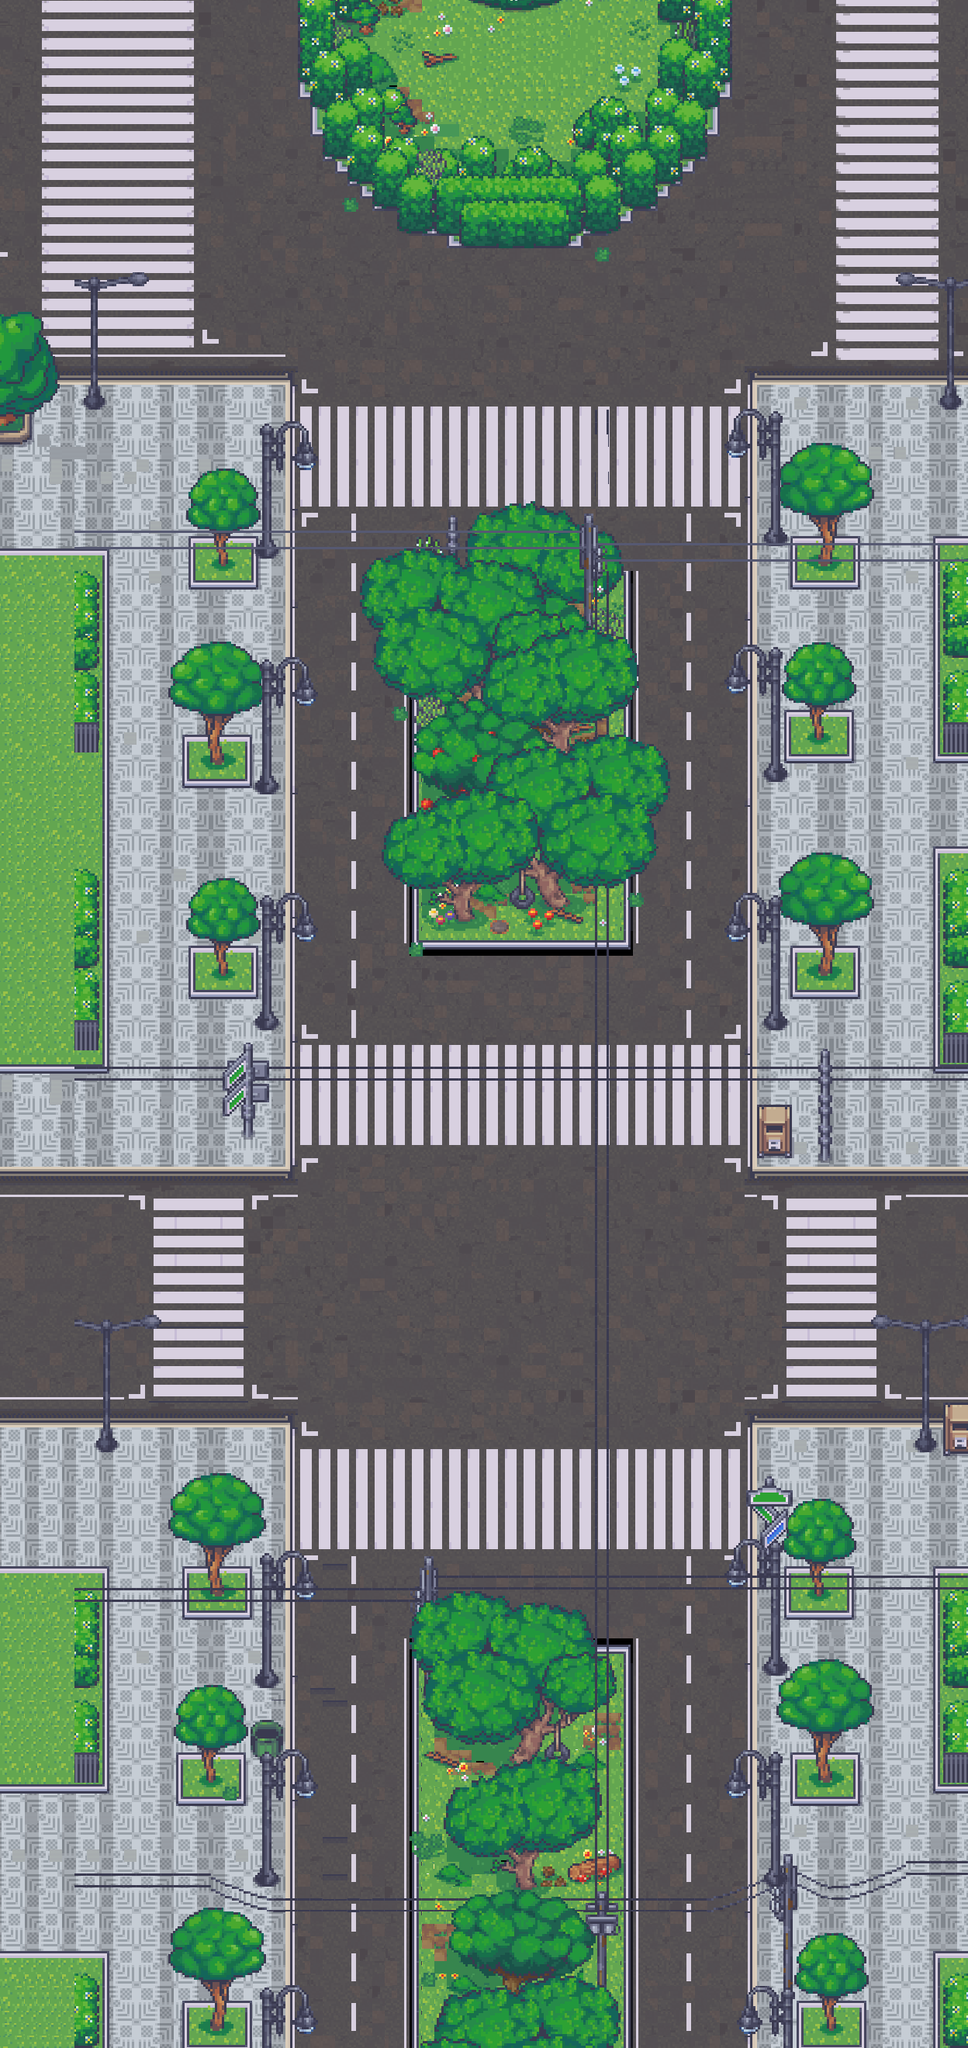

This is a level from a 2D game, rendered from its Tiled map with the project's own tilesets. A one-line summary and the map file follow, with tile-layer data summarised:
An orthogonal 78x165 tile map with 16x16 px tiles, 56 tile layers (road, tree1, tree, tree2, ...), 21 tilesets and 63 objects.

<map version="1.2" tiledversion="1.3.5" orientation="orthogonal" renderorder="right-down" width="78" height="165" tilewidth="16" tileheight="16" infinite="0" nextlayerid="62" nextobjectid="161">
 <tileset firstgid="1" name="Tileset_16_MV" tilewidth="16" tileheight="16" tilecount="2304" columns="48">
  <image source="damen/Tileset_16_MV.png" trans="000000" width="768" height="768" />
 </tileset>
 <tileset firstgid="2305" name="17_Visibile_Upstairs_System_48x48" tilewidth="16" tileheight="16" tilecount="3888" columns="48">
  <image source="damen/17_Visibile_Upstairs_System_48x48.png" trans="000000" width="768" height="1296" />
 </tileset>
 <tileset firstgid="6193" name="Tileset_1_MV" tilewidth="16" tileheight="16" tilecount="2304" columns="48">
  <image source="damen/Tileset_1_MV.png" trans="000000" width="768" height="768" />
 </tileset>
 <tileset firstgid="8497" name="Tileset_20_MV" tilewidth="16" tileheight="16" tilecount="2304" columns="48">
  <image source="damen/Tileset_20_MV.png" trans="000000" width="768" height="768" />
 </tileset>
 <tileset firstgid="10801" name="Tileset_25_MV" tilewidth="16" tileheight="16" tilecount="2304" columns="48">
  <image source="damen/Tileset_25_MV.png" trans="000000" width="768" height="768" />
 </tileset>
 <tileset firstgid="13105" name="Tileset_8_MV" tilewidth="16" tileheight="16" tilecount="2304" columns="48">
  <image source="damen/Tileset_8_MV.png" trans="000000" width="768" height="768" />
 </tileset>
 <tileset firstgid="15409" name="4_Bedroom_48x48" tilewidth="16" tileheight="16" tilecount="15408" columns="48">
  <image source="damen/4_Bedroom_48x48.png" trans="000000" width="768" height="5136" />
 </tileset>
 <tileset firstgid="30817" name="19_Hospital_48x48" tilewidth="16" tileheight="16" tilecount="15840" columns="48">
  <image source="damen/19_Hospital_48x48.png" trans="000000" width="768" height="5280" />
 </tileset>
 <tileset firstgid="46657" name="Grocery_Store_05" tilewidth="16" tileheight="16" tilecount="2304" columns="48">
  <image source="damen/Grocery_Store_05.png" trans="000000" width="768" height="768" />
 </tileset>
 <tileset firstgid="48961" name="Tileset_30_MV" tilewidth="16" tileheight="16" tilecount="2304" columns="48">
  <image source="damen/Tileset_30_MV.png" trans="000000" width="768" height="768" />
 </tileset>
 <tileset firstgid="51265" name="Tileset_30_MV" tilewidth="16" tileheight="16" tilecount="2304" columns="48">
  <image source="damen/Tileset_30_MV.png" trans="000000" width="768" height="768" />
 </tileset>
 <tileset firstgid="53569" name="Tileset_69_MV" tilewidth="16" tileheight="16" tilecount="2304" columns="48">
  <image source="damen/Tileset_69_MV.png" trans="000000" width="768" height="768" />
 </tileset>
 <tileset firstgid="55873" name="Tileset_17_MV" tilewidth="16" tileheight="16" tilecount="2304" columns="48">
  <image source="damen/Tileset_17_MV.png" trans="000000" width="768" height="768" />
 </tileset>
 <tileset firstgid="58177" name="Tileset_1_MV" tilewidth="16" tileheight="16" tilecount="2304" columns="48">
  <image source="damen/Tileset_1_MV.png" trans="000000" width="768" height="768" />
 </tileset>
 <tileset firstgid="60481" name="飞机" tilewidth="16" tileheight="16" tilecount="2132" columns="41">
  <image source="damen/飞机.png" trans="000000" width="670" height="845" />
 </tileset>
 <tileset firstgid="62613" name="Tileset_61_MV" tilewidth="16" tileheight="16" tilecount="2304" columns="48">
  <image source="damen/Tileset_61_MV.png" trans="000000" width="768" height="768" />
 </tileset>
 <tileset firstgid="64917" name="10_Vehicles_32x32" tilewidth="16" tileheight="16" tilecount="13824" columns="64">
  <image source="damen/10_Vehicles_32x32.png" trans="000000" width="1024" height="3456" />
 </tileset>
 <tileset firstgid="78741" name="16_Office_32x32" tilewidth="16" tileheight="16" tilecount="12160" columns="64">
  <image source="damen/16_Office_32x32.png" trans="000000" width="1024" height="3040" />
 </tileset>
 <tileset firstgid="90901" name="7f4f7b6935382627b62dd1ee1ef3b7e" tilewidth="16" tileheight="16" tilecount="30780" columns="228">
  <image source="damen/7f4f7b6935382627b62dd1ee1ef3b7e.png" trans="000000" width="3657" height="2162" />
 </tileset>
 <tileset firstgid="121681" name="Tileset_21_MV" tilewidth="16" tileheight="16" tilecount="2304" columns="48">
  <image source="damen/Tileset_21_MV.png" width="768" height="768" />
 </tileset>
 <tileset firstgid="123985" name="Office_Floors_TILESET_A2_" tilewidth="16" tileheight="16" tilecount="1728" columns="48">
  <image source="damen/Office_Floors_TILESET_A2_.png" width="768" height="576" />
 </tileset>
 <layer id="1" name="road" width="78" height="165">
  <data>[12870 cells, 12870 non-empty, 487 distinct tile ids]</data>
 </layer>
 <layer id="61" name="tree1" width="78" height="165">
  <data>[12870 cells, 0 non-empty, 0 distinct tile ids]</data>
 </layer>
 <layer id="57" name="tree" width="78" height="165">
  <data>[12870 cells, 0 non-empty, 0 distinct tile ids]</data>
 </layer>
 <layer id="58" name="tree2" width="78" height="165">
  <data>[12870 cells, 0 non-empty, 0 distinct tile ids]</data>
 </layer>
 <layer id="59" name="tree3" width="78" height="165">
  <data>[12870 cells, 0 non-empty, 0 distinct tile ids]</data>
 </layer>
 <layer id="60" name="tree4" width="78" height="165">
  <data>[12870 cells, 0 non-empty, 0 distinct tile ids]</data>
 </layer>
 <layer id="52" name="ff" width="78" height="165">
  <data>[12870 cells, 55 non-empty, 55 distinct tile ids]</data>
 </layer>
 <layer id="45" name="bg" width="78" height="165">
  <data>[12870 cells, 0 non-empty, 0 distinct tile ids]</data>
 </layer>
 <layer id="44" name="htf" width="78" height="165">
  <data>[12870 cells, 0 non-empty, 0 distinct tile ids]</data>
 </layer>
 <layer id="41" name="dv" width="78" height="165">
  <data>[12870 cells, 0 non-empty, 0 distinct tile ids]</data>
 </layer>
 <layer id="40" name="rdgrdg" width="78" height="165">
  <data>[12870 cells, 0 non-empty, 0 distinct tile ids]</data>
 </layer>
 <layer id="11" name="2" width="78" height="165">
  <data>[12870 cells, 1105 non-empty, 289 distinct tile ids]</data>
 </layer>
 <layer id="28" name="bfgfd" width="78" height="165">
  <data>[12870 cells, 0 non-empty, 0 distinct tile ids]</data>
 </layer>
 <layer id="53" name="grg" width="78" height="165">
  <data>[12870 cells, 0 non-empty, 0 distinct tile ids]</data>
 </layer>
 <layer id="56" name="fvedfe" width="78" height="165">
  <data>[12870 cells, 0 non-empty, 0 distinct tile ids]</data>
 </layer>
 <layer id="3" name="other" width="78" height="165">
  <data>[12870 cells, 1858 non-empty, 690 distinct tile ids]</data>
 </layer>
 <layer id="54" name="jjh" width="78" height="165">
  <data>[12870 cells, 0 non-empty, 0 distinct tile ids]</data>
 </layer>
 <layer id="29" name="fbgb" width="78" height="165">
  <data>[12870 cells, 0 non-empty, 0 distinct tile ids]</data>
 </layer>
 <layer id="55" name="css" width="78" height="165">
  <data>[12870 cells, 0 non-empty, 0 distinct tile ids]</data>
 </layer>
 <layer id="51" name="btrn" width="78" height="165">
  <data>[12870 cells, 0 non-empty, 0 distinct tile ids]</data>
 </layer>
 <layer id="43" name="dvd" width="78" height="165">
  <data>[12870 cells, 0 non-empty, 0 distinct tile ids]</data>
 </layer>
 <layer id="42" name="fvbd" width="78" height="165">
  <data>[12870 cells, 0 non-empty, 0 distinct tile ids]</data>
 </layer>
 <layer id="50" name="gth" width="78" height="165">
  <data>[12870 cells, 0 non-empty, 0 distinct tile ids]</data>
 </layer>
 <layer id="4" name="other1" width="78" height="165">
  <data>[12870 cells, 1390 non-empty, 527 distinct tile ids]</data>
 </layer>
 <layer id="49" name="dvvd" width="78" height="165">
  <data>[12870 cells, 0 non-empty, 0 distinct tile ids]</data>
 </layer>
 <layer id="30" name="fsf" width="78" height="165">
  <data>[12870 cells, 0 non-empty, 0 distinct tile ids]</data>
 </layer>
 <layer id="48" name="frg" width="78" height="165">
  <data>[12870 cells, 0 non-empty, 0 distinct tile ids]</data>
 </layer>
 <layer id="18" name="9" width="78" height="165">
  <data>[12870 cells, 261 non-empty, 41 distinct tile ids]</data>
 </layer>
 <layer id="23" name="30" width="78" height="165">
  <data>[12870 cells, 0 non-empty, 0 distinct tile ids]</data>
 </layer>
 <layer id="31" name="gfhftgh" width="78" height="165">
  <data>[12870 cells, 0 non-empty, 0 distinct tile ids]</data>
 </layer>
 <layer id="13" name="4" width="78" height="165" opacity="0.9">
  <data>[12870 cells, 53 non-empty, 49 distinct tile ids]</data>
 </layer>
 <layer id="32" name="ghj" width="78" height="165">
  <data>[12870 cells, 0 non-empty, 0 distinct tile ids]</data>
 </layer>
 <layer id="14" name="5" width="78" height="165">
  <data>[12870 cells, 108 non-empty, 63 distinct tile ids]</data>
 </layer>
 <layer id="33" name="fbdh" width="78" height="165">
  <data>[12870 cells, 0 non-empty, 0 distinct tile ids]</data>
 </layer>
 <layer id="5" name="other2" width="78" height="165">
  <data>[12870 cells, 320 non-empty, 258 distinct tile ids]</data>
 </layer>
 <layer id="34" name="vfd" width="78" height="165">
  <data>[12870 cells, 0 non-empty, 0 distinct tile ids]</data>
 </layer>
 <layer id="24" name="dscd" width="78" height="165">
  <data>[12870 cells, 0 non-empty, 0 distinct tile ids]</data>
 </layer>
 <layer id="35" name="fgmh" width="78" height="165">
  <data>[12870 cells, 0 non-empty, 0 distinct tile ids]</data>
 </layer>
 <layer id="6" name="other3" width="78" height="165">
  <data>[12870 cells, 378 non-empty, 360 distinct tile ids]</data>
 </layer>
 <layer id="36" name="vfdv" width="78" height="165">
  <data>[12870 cells, 0 non-empty, 0 distinct tile ids]</data>
 </layer>
 <layer id="21" name="15" width="78" height="165">
  <data>[12870 cells, 18 non-empty, 18 distinct tile ids]</data>
 </layer>
 <layer id="37" name="dvs" width="78" height="165">
  <data>[12870 cells, 0 non-empty, 0 distinct tile ids]</data>
 </layer>
 <layer id="7" name="1" width="78" height="165">
  <data>[12870 cells, 753 non-empty, 119 distinct tile ids]</data>
 </layer>
 <layer id="25" name="sdcs" width="78" height="165">
  <data>[12870 cells, 0 non-empty, 0 distinct tile ids]</data>
 </layer>
 <layer id="12" name="3" width="78" height="165">
  <data>[12870 cells, 457 non-empty, 313 distinct tile ids]</data>
 </layer>
 <layer id="15" name="6" width="78" height="165">
  <data>[12870 cells, 168 non-empty, 150 distinct tile ids]</data>
 </layer>
 <layer id="39" name="fbb" width="78" height="165">
  <data>[12870 cells, 0 non-empty, 0 distinct tile ids]</data>
 </layer>
 <layer id="26" name="bdfbt" width="78" height="165">
  <data>[12870 cells, 0 non-empty, 0 distinct tile ids]</data>
 </layer>
 <layer id="38" name="bgf" width="78" height="165">
  <data>[12870 cells, 0 non-empty, 0 distinct tile ids]</data>
 </layer>
 <layer id="16" name="7" width="78" height="165">
  <data>[12870 cells, 249 non-empty, 233 distinct tile ids]</data>
 </layer>
 <layer id="17" name="8" width="78" height="165">
  <data>[12870 cells, 251 non-empty, 242 distinct tile ids]</data>
 </layer>
 <layer id="19" name="10" width="78" height="165">
  <data>[12870 cells, 294 non-empty, 294 distinct tile ids]</data>
 </layer>
 <layer id="20" name="11" width="78" height="165">
  <data>[12870 cells, 195 non-empty, 195 distinct tile ids]</data>
 </layer>
 <layer id="46" name="dvvd" width="78" height="165">
  <data>[12870 cells, 0 non-empty, 0 distinct tile ids]</data>
 </layer>
 <layer id="47" name="csvc" width="78" height="165">
  <data>[12870 cells, 0 non-empty, 0 distinct tile ids]</data>
 </layer>
 <layer id="22" name="80" width="78" height="165">
  <data>[12870 cells, 91 non-empty, 46 distinct tile ids]</data>
 </layer>
 <objectgroup id="8" name="object">
  <object id="102" x="400" y="-2" width="6" height="123" />
  <object id="103" x="409" y="132" width="6" height="42" />
  <object id="104" x="426" y="186" width="20" height="17" />
  <object id="105" x="452" y="221" width="13" height="14" />
  <object id="106" x="475" y="242" width="37" height="10" />
  <object id="107" x="536" y="277" width="25" height="15" />
  <object id="108" x="578" y="304" width="166" height="11" />
  <object id="109" x="750" y="276" width="61" height="6" />
  <object id="110" x="824" y="238" width="37" height="14" />
  <object id="111" x="862" y="202" width="32" height="16" />
  <object id="112" x="895" y="163" width="28" height="13" />
  <object id="113" x="930" y="-7" width="8" height="129" />
  <object id="114" x="-10" y="-3" width="11" height="2648" />
  <object id="117" x="23" y="2022" width="114" height="286" />
  <object id="118" x="6" y="2520" width="129" height="121" />
  <object id="119" x="241" y="2584" width="79" height="53" />
  <object id="120" x="230" y="2263" width="83" height="61" />
  <object id="121" x="240" y="2027" width="80" height="57" />
  <object id="122" x="337" y="2158" width="12" height="11" />
  <object id="123" x="331" y="2250" width="27" height="11" />
  <object id="124" x="337" y="2417" width="16" height="10" />
  <object id="125" x="528" y="2118" width="281" height="526" />
  <object id="126" x="993" y="2139" width="12" height="12" />
  <object id="127" x="1014" y="2029" width="80" height="48" />
  <object id="128" x="1024" y="2270" width="81" height="48" />
  <object id="129" x="996" y="2414" width="13" height="15" />
  <object id="130" x="1033" y="2585" width="84" height="57" />
  <object id="131" x="1212" y="2518" width="37" height="117" />
  <object id="132" x="1206" y="2026" width="42" height="277" />
  <object id="133" x="1188" y="1856" width="10" height="11" />
  <object id="134" x="1222" y="1861" width="29" height="12" />
  <object id="135" x="980" y="1472" width="32" height="11" />
  <object id="136" x="1059" y="1485" width="7" height="9" />
  <object id="137" x="1212" y="1094" width="37" height="286" />
  <object id="138" x="1021" y="1226" width="83" height="54" />
  <object id="139" x="992" y="1312" width="16" height="11" />
  <object id="140" x="994" y="996" width="11" height="6" />
  <object id="141" x="1014" y="922" width="82" height="58" />
  <object id="142" x="992" y="688" width="10" height="8" />
  <object id="143" x="1020" y="696" width="85" height="58" />
  <object id="144" x="1207" y="696" width="37" height="285" />
  <object id="145" x="1241" y="1" width="8" height="2680" />
  <object id="146" x="-9" y="2641" width="1258" height="6" />
  <object id="148" x="246" y="1230" width="84" height="55" />
  <object id="150" x="336" y="1314" width="10" height="5" />
  <object id="151" x="339" y="1007" width="10" height="10" />
  <object id="152" x="240" y="954" width="79" height="58" />
  <object id="153" x="247" y="707" width="81" height="47" />
  <object id="154" x="336" y="708" width="12" height="8" />
  <object id="155" x="120" y="513" width="4" height="8" />
  <object id="156" x="4" y="514" width="32" height="47" />
  <object id="158" x="537" y="753" width="268" height="458" />
  <object id="159" x="317" y="1455" width="4" height="5" />
  <object id="160" x="-4" y="-12" width="1254" height="9" />
 </objectgroup>
 <objectgroup id="9" name="start">
  <object id="21" x="645.01" y="1893.69" width="8.47757" height="10.3615">
   <properties>
    <property name="name" value="qizhenlou" />
   </properties>
  </object>
  <object id="96" x="158.667" y="108" width="8" height="8">
   <properties>
    <property name="name" value="feiji1" />
   </properties>
  </object>
  <object id="97" x="1145.33" y="104" width="4" height="10.6667">
   <properties>
    <property name="name" value="feiji2" />
   </properties>
  </object>
  <object id="99" x="1142.67" y="1028" width="10.6667" height="9.33333">
   <properties>
    <property name="name" value="aoxiangxueshengzhongxin" />
   </properties>
  </object>
  <object id="101" x="90" y="1650" width="12" height="16">
   <properties>
    <property name="name" value="jiaodongc1" />
   </properties>
  </object>
 </objectgroup>
 <objectgroup id="10" name="sensor">
  <object id="94" x="-4" y="-1.33333" width="396" height="16">
   <properties>
    <property name="map" value="feiji" />
    <property name="name" value="yinhelu1" />
   </properties>
  </object>
  <object id="95" x="938.667" y="0" width="310.667" height="18.6667">
   <properties>
    <property name="map" value="feiji" />
    <property name="name" value="yinhelu2" />
   </properties>
  </object>
  <object id="98" x="1240" y="492" width="10.6667" height="1020">
   <properties>
    <property name="map" value="aoxiangxueshengzhongxin" />
    <property name="name" value="feiji" />
   </properties>
  </object>
  <object id="100" x="-2" y="1376" width="16" height="650">
   <properties>
    <property name="map" value="jiaodongc1" />
    <property name="name" value="yinhelu" />
   </properties>
  </object>
 </objectgroup>
</map>
